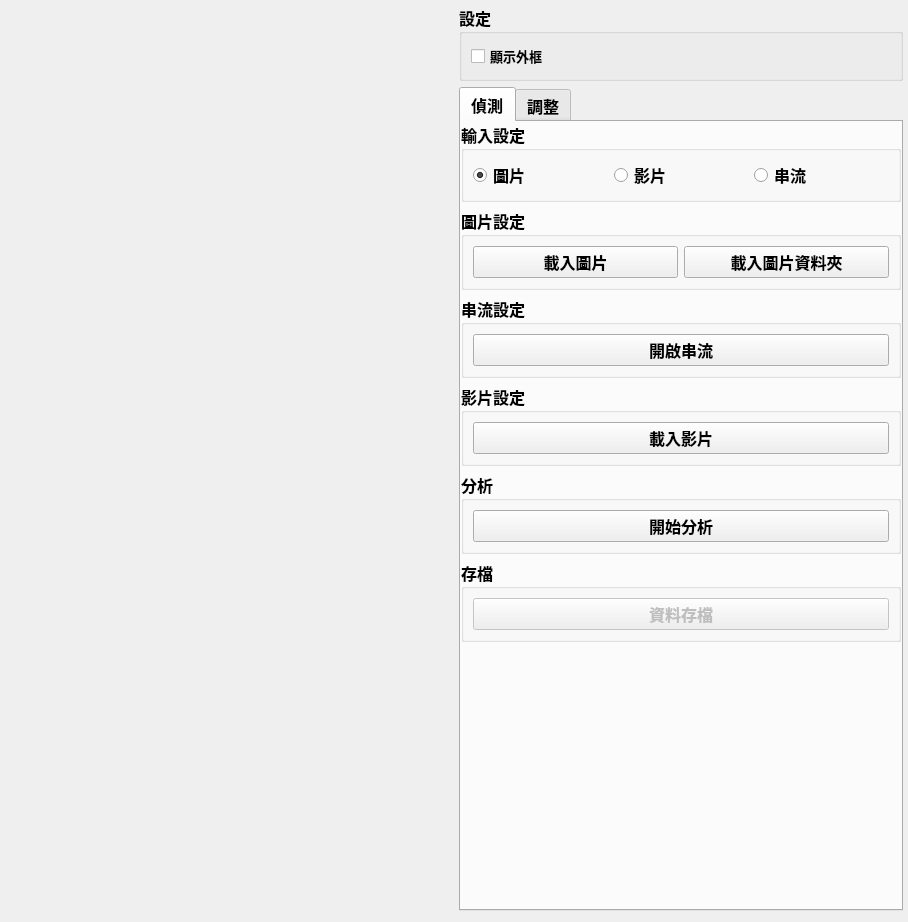
<?xml version="1.0" encoding="UTF-8"?>
<ui version="4.0">
 <class>Form</class>
 <widget class="QWidget" name="Form">
  <property name="geometry">
   <rect>
    <x>0</x>
    <y>0</y>
    <width>908</width>
    <height>922</height>
   </rect>
  </property>
  <property name="font">
   <font>
    <family>微軟正黑體</family>
    <pointsize>12</pointsize>
    <weight>75</weight>
    <bold>true</bold>
   </font>
  </property>
  <property name="windowTitle">
   <string>Form</string>
  </property>
  <layout class="QHBoxLayout" name="horizontalLayout">
   <property name="leftMargin">
    <number>2</number>
   </property>
   <property name="topMargin">
    <number>2</number>
   </property>
   <property name="rightMargin">
    <number>2</number>
   </property>
   <property name="bottomMargin">
    <number>2</number>
   </property>
   <item>
    <widget class="QWidget" name="view_tab" native="true">
     <layout class="QHBoxLayout" name="horizontalLayout_2">
      <property name="leftMargin">
       <number>4</number>
      </property>
      <property name="topMargin">
       <number>4</number>
      </property>
      <property name="rightMargin">
       <number>4</number>
      </property>
      <property name="bottomMargin">
       <number>4</number>
      </property>
     </layout>
    </widget>
   </item>
   <item>
    <widget class="QWidget" name="widget" native="true">
     <property name="minimumSize">
      <size>
       <width>350</width>
       <height>0</height>
      </size>
     </property>
     <property name="maximumSize">
      <size>
       <width>450</width>
       <height>16777215</height>
      </size>
     </property>
     <layout class="QVBoxLayout" name="verticalLayout_4">
      <property name="leftMargin">
       <number>3</number>
      </property>
      <property name="topMargin">
       <number>3</number>
      </property>
      <property name="rightMargin">
       <number>3</number>
      </property>
      <item>
       <widget class="QGroupBox" name="groupBox_4">
        <property name="title">
         <string>設定</string>
        </property>
        <layout class="QGridLayout" name="gridLayout_9">
         <item row="0" column="0">
          <widget class="QCheckBox" name="box_check">
           <property name="font">
            <font>
             <pointsize>10</pointsize>
            </font>
           </property>
           <property name="text">
            <string>顯示外框</string>
           </property>
          </widget>
         </item>
        </layout>
       </widget>
      </item>
      <item>
       <widget class="QTabWidget" name="func_tab">
        <property name="currentIndex">
         <number>0</number>
        </property>
        <widget class="QWidget" name="analyze">
         <attribute name="title">
          <string>偵測</string>
         </attribute>
         <layout class="QVBoxLayout" name="verticalLayout_3">
          <property name="leftMargin">
           <number>0</number>
          </property>
          <property name="topMargin">
           <number>0</number>
          </property>
          <property name="rightMargin">
           <number>0</number>
          </property>
          <property name="bottomMargin">
           <number>3</number>
          </property>
          <item>
           <widget class="QGroupBox" name="groupBox">
            <property name="minimumSize">
             <size>
              <width>0</width>
              <height>80</height>
             </size>
            </property>
            <property name="font">
             <font>
              <family>微軟正黑體</family>
              <pointsize>12</pointsize>
              <weight>75</weight>
              <bold>true</bold>
             </font>
            </property>
            <property name="title">
             <string>輸入設定</string>
            </property>
            <layout class="QGridLayout" name="gridLayout_2">
             <property name="leftMargin">
              <number>9</number>
             </property>
             <property name="topMargin">
              <number>9</number>
             </property>
             <property name="rightMargin">
              <number>9</number>
             </property>
             <property name="bottomMargin">
              <number>9</number>
             </property>
             <item row="1" column="0">
              <widget class="QRadioButton" name="radioButton">
               <property name="font">
                <font>
                 <family>微軟正黑體</family>
                 <pointsize>12</pointsize>
                 <weight>75</weight>
                 <bold>true</bold>
                </font>
               </property>
               <property name="text">
                <string>圖片</string>
               </property>
               <property name="checked">
                <bool>true</bool>
               </property>
               <attribute name="buttonGroup">
                <string notr="true">input_type_group</string>
               </attribute>
              </widget>
             </item>
             <item row="1" column="1">
              <widget class="QRadioButton" name="radioButton_2">
               <property name="font">
                <font>
                 <family>微軟正黑體</family>
                 <pointsize>12</pointsize>
                 <weight>75</weight>
                 <bold>true</bold>
                </font>
               </property>
               <property name="text">
                <string>影片</string>
               </property>
               <attribute name="buttonGroup">
                <string notr="true">input_type_group</string>
               </attribute>
              </widget>
             </item>
             <item row="1" column="2">
              <widget class="QRadioButton" name="radioButton_3">
               <property name="font">
                <font>
                 <family>微軟正黑體</family>
                 <pointsize>12</pointsize>
                 <weight>75</weight>
                 <bold>true</bold>
                </font>
               </property>
               <property name="text">
                <string>串流</string>
               </property>
               <attribute name="buttonGroup">
                <string notr="true">input_type_group</string>
               </attribute>
              </widget>
             </item>
            </layout>
           </widget>
          </item>
          <item>
           <widget class="QGroupBox" name="pic_set">
            <property name="title">
             <string>圖片設定</string>
            </property>
            <layout class="QGridLayout" name="gridLayout_4">
             <item row="0" column="0">
              <widget class="QPushButton" name="load_pic_btn">
               <property name="font">
                <font>
                 <pointsize>12</pointsize>
                </font>
               </property>
               <property name="text">
                <string>載入圖片</string>
               </property>
              </widget>
             </item>
             <item row="0" column="1">
              <widget class="QPushButton" name="load_pic_dir_btn">
               <property name="text">
                <string>載入圖片資料夾</string>
               </property>
              </widget>
             </item>
            </layout>
           </widget>
          </item>
          <item>
           <widget class="QGroupBox" name="stream_set">
            <property name="title">
             <string>串流設定</string>
            </property>
            <layout class="QGridLayout" name="gridLayout_5">
             <item row="0" column="0">
              <widget class="QPushButton" name="stream_btn">
               <property name="font">
                <font>
                 <pointsize>12</pointsize>
                </font>
               </property>
               <property name="text">
                <string>開啟串流</string>
               </property>
              </widget>
             </item>
            </layout>
           </widget>
          </item>
          <item>
           <widget class="QGroupBox" name="video_set">
            <property name="title">
             <string>影片設定</string>
            </property>
            <layout class="QGridLayout" name="gridLayout_3">
             <item row="1" column="0">
              <widget class="QPushButton" name="load_video_btn">
               <property name="font">
                <font>
                 <pointsize>12</pointsize>
                </font>
               </property>
               <property name="text">
                <string>載入影片</string>
               </property>
              </widget>
             </item>
            </layout>
           </widget>
          </item>
          <item>
           <widget class="QGroupBox" name="ana_group">
            <property name="title">
             <string>分析</string>
            </property>
            <layout class="QGridLayout" name="gridLayout_6">
             <item row="0" column="0">
              <widget class="QPushButton" name="analyze_btn">
               <property name="enabled">
                <bool>true</bool>
               </property>
               <property name="text">
                <string>開始分析</string>
               </property>
              </widget>
             </item>
            </layout>
           </widget>
          </item>
          <item>
           <widget class="QGroupBox" name="save_set">
            <property name="enabled">
             <bool>true</bool>
            </property>
            <property name="title">
             <string>存檔</string>
            </property>
            <layout class="QVBoxLayout" name="verticalLayout">
             <item>
              <widget class="QPushButton" name="save_btn">
               <property name="enabled">
                <bool>false</bool>
               </property>
               <property name="text">
                <string>資料存檔</string>
               </property>
              </widget>
             </item>
            </layout>
           </widget>
          </item>
          <item>
           <spacer name="verticalSpacer">
            <property name="orientation">
             <enum>Qt::Vertical</enum>
            </property>
            <property name="sizeHint" stdset="0">
             <size>
              <width>20</width>
              <height>40</height>
             </size>
            </property>
           </spacer>
          </item>
         </layout>
        </widget>
        <widget class="QWidget" name="adjust">
         <attribute name="title">
          <string>調整</string>
         </attribute>
         <layout class="QVBoxLayout" name="verticalLayout_5">
          <item>
           <widget class="QGroupBox" name="groupBox_2">
            <property name="title">
             <string>載入</string>
            </property>
            <layout class="QGridLayout" name="gridLayout_7">
             <item row="0" column="0">
              <widget class="QPushButton" name="load_data_btn">
               <property name="text">
                <string>載入資料</string>
               </property>
              </widget>
             </item>
            </layout>
           </widget>
          </item>
          <item>
           <widget class="QGroupBox" name="adjust_box">
            <property name="title">
             <string>重新Label</string>
            </property>
            <layout class="QGridLayout" name="gridLayout_8">
             <property name="leftMargin">
              <number>1</number>
             </property>
             <property name="topMargin">
              <number>1</number>
             </property>
             <property name="rightMargin">
              <number>1</number>
             </property>
             <property name="bottomMargin">
              <number>3</number>
             </property>
             <property name="horizontalSpacing">
              <number>1</number>
             </property>
            </layout>
           </widget>
          </item>
          <item>
           <widget class="QGroupBox" name="groupBox_3">
            <property name="title">
             <string>存檔</string>
            </property>
            <layout class="QVBoxLayout" name="verticalLayout_6">
             <item>
              <widget class="QPushButton" name="save_modify_btn">
               <property name="text">
                <string>儲存檔案</string>
               </property>
              </widget>
             </item>
            </layout>
           </widget>
          </item>
          <item>
           <spacer name="verticalSpacer_2">
            <property name="orientation">
             <enum>Qt::Vertical</enum>
            </property>
            <property name="sizeHint" stdset="0">
             <size>
              <width>20</width>
              <height>40</height>
             </size>
            </property>
           </spacer>
          </item>
         </layout>
        </widget>
       </widget>
      </item>
     </layout>
    </widget>
   </item>
  </layout>
 </widget>
 <resources/>
 <connections/>
 <buttongroups>
  <buttongroup name="input_type_group"/>
 </buttongroups>
</ui>
